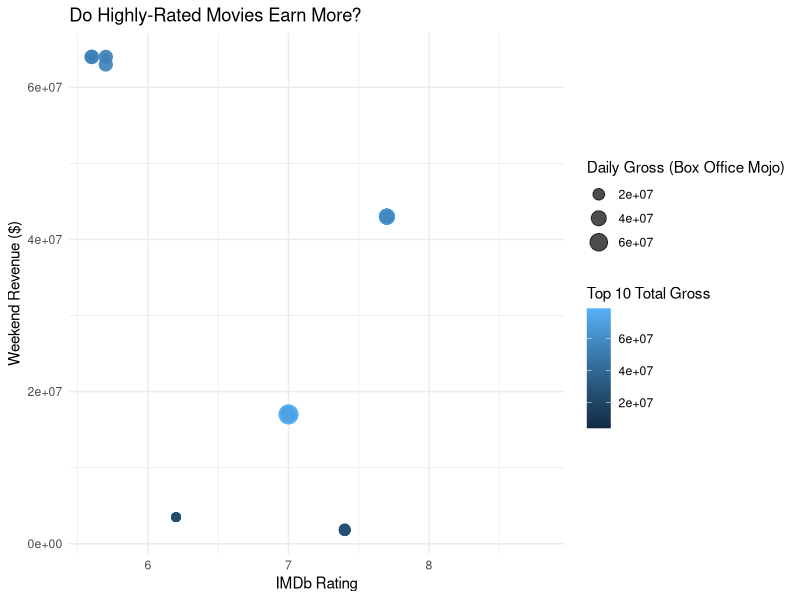

Recreate this plot in R.
library(readr)
library(ggplot2)

movies <- read_csv("movies_master.csv")

png("movie_dashboard.png", width=1200, height=800)

ggplot(movies, aes(x = imdb_rating, y = weekend_revenue_num,
                   size = daily_gross, color = top10_gross)) +
  geom_point(alpha = 0.7) +
  labs(title = "Do Highly-Rated Movies Earn More?",
       x = "IMDb Rating",
       y = "Weekend Revenue ($)",
       size = "Daily Gross (Box Office Mojo)",
       color = "Top 10 Total Gross") +
  theme_minimal()

dev.off()
